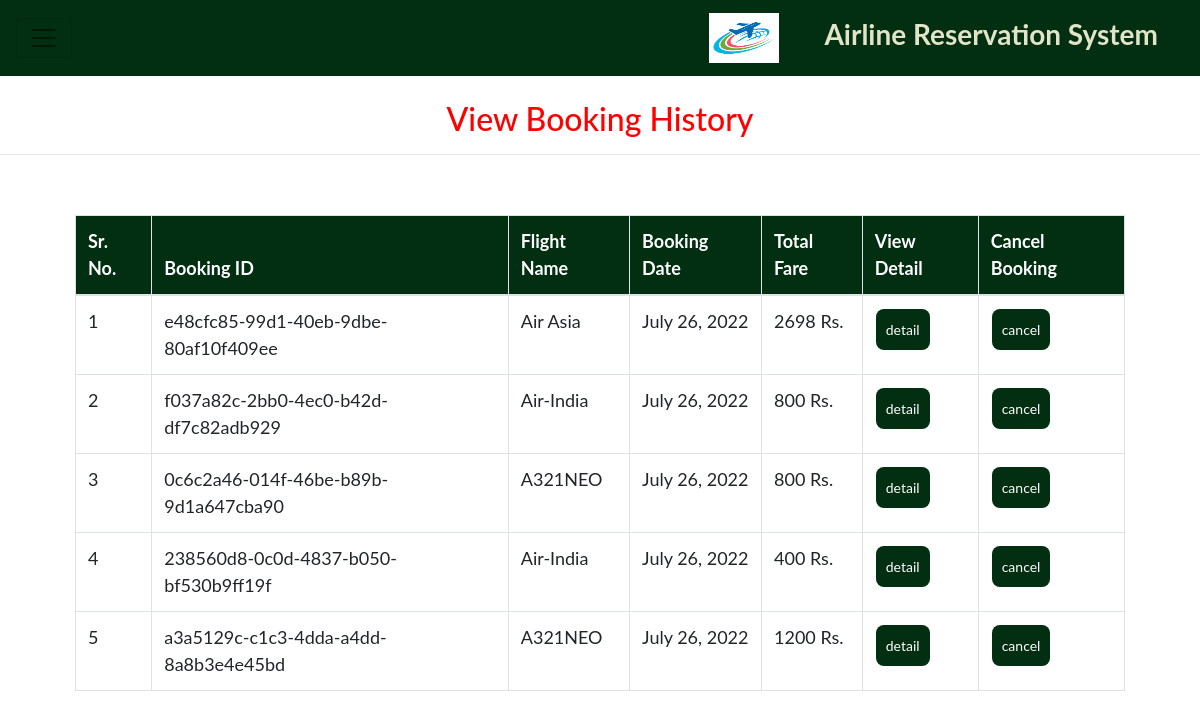
Page /mybooking/ (signed in) on the committed database.
### air/models.py (models this page shows, shortened)
class Booking(models.Model):
    user = models.ForeignKey(User,related_name='+', on_delete=models.CASCADE, null=True)
    airline = models.ForeignKey(Airline, on_delete=models.CASCADE, null=True)
    mobile = models.IntegerField()
    booking_id = models.UUIDField(primary_key=True, default=uuid.uuid4, editable=False)
    total_price = models.CharField(max_length=100, null=True, blank=True)
    city = models.CharField(max_length=100, null=True, blank=True)
    state = models.CharField(max_length=100, null=True, blank=True)
    country = models.CharField(max_length=100, null=True, blank=True)
    pincode = models.CharField(max_length=100, null=True, blank=True)
    date = models.DateField(null=True, blank=True)

class Airline(models.Model):
    company_name = models.CharField(max_length=100,null=True)
    flight_name = models.CharField(max_length=100,null=True)
    airport_name = models.CharField(max_length=100,null=True)
    airline_number = models.CharField(max_length=100,null=True)
    from_city = models.CharField(max_length=100,null=True,choices=CITY_CHOICE)
    from_city_arrival = models.TimeField()
    from_city_departure = models.TimeField()
    to_city_arrival = models.TimeField()
    to_city_departure = models.TimeField()
    to_city = models.CharField(max_length=100,null=True,choices=CITY_CHOICE)
    days = models.TextField(null=True)
    fare_economy =models.CharField(max_length=100,null=True)
    number_of_seat_e =models.CharField(max_length=100,null=True)
    number_of_seat_b =models.CharField(max_length=100,null=True)
    fare_business =models.CharField(max_length=100,null=True)
    image = models.FileField(null=True)

### air/views.py (the view)
# urls.py: path('mybooking/', mybooking, name='mybooking'),
def mybooking(request):
    if not request.user.is_authenticated:
        return redirect('login')
    pro = Booking_Passenger.objects.filter(user=request.user)
    book = Booking.objects.filter(user=request.user)
    d={'book':book,'pro':pro}
    return render(request,'mybooking.html',d)

### air/templates/mybooking.html (shortened to what this page needs)
{% extends 'home.html' %}
{% block body %}
<center><h2 style="color:red;margin-top:2%">View Booking History</h2></center><hr>
 <div class="container" style="width:90%">
<table class="table table-bordered" id="myTable">
  <thead>
  <tr>
    <th>Sr. No.</th>
    <th>Booking ID</th>
    <th>Flight Name</th>
    <th>Booking Date</th>
    <th>Total Fare</th>
    <th>View Detail</th>
    <th>Cancel Booking</th>
  </tr>
  </thead>
   <tbody>
{% for i in book %}
  <tr>
      <td>{{forloop.counter}}</td>
    <td>{{i.booking_id}}</td>
    <td>{{i.airline.flight_name}}</td>
    <td>{{i.date}}</td>
      <td>{{i.total_price}} Rs.</td>
      <td><a href="{% url 'booking_detail' i.booking_id %}"><button class="button button1">detail</button></a></td>
      <td><a href="{% url 'delete_booking' i.booking_id %}" onclick="return confirm('Are you sure?')"><button class="button button1" id="#delete">cancel</button></a></td>
  </tr>
   {% endfor %}
    </tbody>
</table>
 </div>
{% endblock %}

### air/templates/home.html (style rules this page uses)
.button { background-color: rgb(2, 46, 17); border: none; color: white; padding: 10px; text-align: center; text-decoration: none; display: inline-block; font-size: 14px; margin: 1px 1px; cursor: pointer; }
.button1 { border-radius: 8px; }
* { box-sizing: border-box; }
#myTable { border-collapse: collapse; width: 100%; border: 1px solid #ddd; font-size: 18px; }
#myTable th { text-align: left; padding: 12px; background-color:rgb(2, 46, 17) ; color: white; }
#myTable td { text-align: left; padding: 12px; background-color: white; }
#myTable tr { border-bottom: 1px solid #ddd; }
body { font-family: "Lato", sans-serif; }

### rows in the picture
Booking: booking_id "e48cfc85-99d1-40eb-9dbe-80af10f409ee", airline.flight_name "Air Asia", date "July 26, 2022", total_price "2698"
Booking: booking_id "f037a82c-2bb0-4ec0-b42d-df7c82adb929", airline.flight_name "Air-India", date "July 26, 2022", total_price "800"
Booking: booking_id "0c6c2a46-014f-46be-b89b-9d1a647cba90", airline.flight_name "A321NEO", date "July 26, 2022", total_price "800"
Booking: booking_id "238560d8-0c0d-4837-b050-bf530b9ff19f", airline.flight_name "Air-India", date "July 26, 2022", total_price "400"
Booking: booking_id "a3a5129c-c1c3-4dda-a4dd-8a8b3e4e45bd", airline.flight_name "A321NEO", date "July 26, 2022", total_price "1200"
